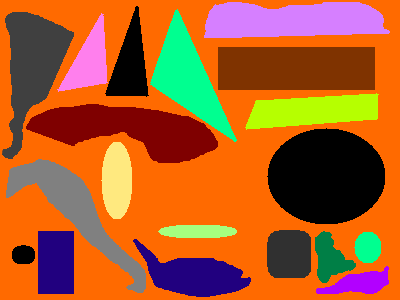
#> input picture test-images/shapes.png, 400 x 300 px
$ python shape_detection.py   (Python 2 division)
#> lines starting #> are read from the running program, lines starting #| are printed output that depends on the picture
### utils/tools.py
__author__ = 'otniel'

import Image
import numpy as np
import random
import matplotlib.pyplot as plt

from math import sqrt, floor

MAX_PIXEL_INTENSITY = 255
HALF_PIXEL_INTENSITY = 127
MIN_PIXEL_INTENSITY = 0


# [8 lines left out: function invert_rgb_image, not called in this run]


def _invert_rgb_pixel(pixel):
    r, g, b = pixel
    return (MAX_PIXEL_INTENSITY - r), (MAX_PIXEL_INTENSITY - g), (MAX_PIXEL_INTENSITY - b)


def grayscale_rgb_image(image):
    print "Grayscaling image..."
    pixels = image.load()
    grayscale_image = Image.new("RGB", image.size)
    grayscale_pixels = grayscale_image.load()
    for y in xrange(image.size[1]):  # height
        for x in xrange(image.size[0]):  # width
            gpx = _get_grayscale_pixel(pixels[x, y])
            grayscale_pixels[x, y] = (gpx, gpx, gpx)
    return grayscale_image


def _get_grayscale_pixel(rgb_pixel):
    red, green, blue = rgb_pixel
    # Weighted sum
    return int(sum([x * y for (x, y) in zip([red, green, blue],
                                            [0.2126, 0.7152, 0.0722])]))  # Intensity coefficients [http://u.to/qEtWCg]


def binarize_rgb_image(image):
    grayscale_image = grayscale_rgb_image(image)
    return binarize_image(grayscale_image)


def binarize_image(image):
    binary_image = image
    binary_pixels = binary_image.load()
    threshold = calculate_image_threshold(image)
    for y in xrange(image.size[1]):  # height
        for x in xrange(image.size[0]):  # width
            bp = _binarize_pixel(binary_pixels[x, y][0], threshold)
            binary_pixels[x, y] = (bp, bp, bp)
    return binary_image


# [18 lines left out: functions _binarize_pixel, calculate_threshold, not called in this run]


def calculate_image_threshold(image):
    data = get_pixels_list(image)
    data = np.array([pixels[0] for pixels in data])
    return calculate_threshold(data)


def _get_lower_group(data, threshold):
    return np.array([value for value in data if value < threshold])


def _get_upper_group(data, threshold):
    return np.array([value for value in data if value > threshold])


# [16 lines left out: functions plot_data, calculate_global_gradient, not called in this run]


def get_pixels_list(image):
    pixels = image.load()
    return np.array([pixels[x, y][0] for y in xrange(image.size[1]) for x in xrange(image.size[0])])


# [6 lines left out: function generate_random_color, not called in this run]


def _get_random_intensity(black_limit=MIN_PIXEL_INTENSITY, white_limit=MAX_PIXEL_INTENSITY):
    return random.randint(black_limit, white_limit)


def generate_color_palette(number_of_colors=5):
    return [generate_random_color() for number in xrange(number_of_colors)]


def get_image_diagonal_distance(image):
    return int(sqrt(image.size[0] ** 2 + image.size[1] ** 2))


def is_border_pixel(pixel):
    return pixel == MAX_PIXEL_INTENSITY


# [58 lines left out: functions image_to_cartesian_coordinates, cartesian_to_image_coordinates, convert_rgb_to_hex, normalize_grayscale_image, not called in this run]


def normalize_rgb_image(image):
    gray_image = grayscale_rgb_image(image)
    return normalize_grayscale_image(gray_image)


# [17 lines that do not run on import are left out]

### homeworks/border_detection.py
import Image
import numpy as np

from masks.mask import Mask
from utils.neighborhoods import CrossNeighborhood
from utils.tools import MAX_PIXEL_INTENSITY
from utils.tools import binarize_rgb_image, calculate_threshold, calculate_global_gradient
from filters.filter import MedianFilter
from math import sqrt, atan2, pi, cos, sin, ceil


def preprocess_image(image):
    image = binarize_rgb_image(image)
    filter = MedianFilter(image)
    preprocessed_image = filter.apply_filter()
    return preprocessed_image


class BorderDetector:
    def __init__(self, image):
        self.image = preprocess_image(image)
        self.neighborhood = CrossNeighborhood(image.size)
        self.border_pixels = []
        self.angles = []
        self.coordinates_rhos_and_theta = []
        self.rho_and_angle = []

    # [14 lines left out: function detect_borders, not called in this run]

    def calculate_gradient_magnitudes(self):
        gradient = self.calculate_gradient()
        return np.array([pixel for pixel in gradient])

    # [26 lines left out: functions calculate_gradient, calculate_horizontal_gradient, calculate_vertical_gradient, draw_image_borders, not called in this run]


# [7 lines that do not run on import are left out]

### homeworks/shape_detection.py
__author__ = 'otniel'

from PIL import Image, ImageDraw

from utils.tools import binarize_rgb_image, generate_random_color
from utils.neighborhoods import BaseNeighborhood
from homeworks.border_detection import BorderDetector
from time import sleep
VISITED_NEIGHBOR_COLOR = 127


class ShapeDetector:
    def __init__(self, image):
        border_detector = BorderDetector(image)
        border_detector.detect_borders()
        self.image = border_detector.draw_image_borders()
        self.border_pixels = border_detector.border_pixels
        self.new_image = Image.new("RGB", self.image.size)
        self.new_pixels = self.new_image.load()
        for border in self.border_pixels:
            self.new_pixels[border] = (255, 255, 255)
        self.pixels = self.image.load()
        self.neighborhood = BaseNeighborhood(image.size)
        self.shapes = []
        self.num_shapes = 0

    # [10 lines left out: function detect_shapes, not called in this run]

    def _is_border(self, pixel_coordinate):
        return pixel_coordinate in self.border_pixels

    def pixel_is_not_visited(self, neighbor):
        return self.pixels[neighbor] != VISITED_NEIGHBOR_COLOR

    # DFS
    # [16 lines left out: function find_shape, not called in this run]

    def visit_pixel(self, pixel, color):
        self.pixels[pixel] = VISITED_NEIGHBOR_COLOR
        self.new_pixels[pixel] = color

    # [13 lines left out: functions draw_shape_locators, print_shape_percentajes, not called in this run]

    def draw_image_shapes(self):
        return self.new_image


class Shape:
    # [17 lines left out: functions __init__, calculate_center_of_mass, get_bounding_box_coordinates, not called in this run]

image = Image.open('../test-images/shapes.png')
#> image is the input picture: PIL image 400x300 RGBA; mean R, G, B, A 171.8, 94.4, 41.7, 255
image = image.convert('RGB')
#> image: PIL image 400x300 RGB
sd = ShapeDetector(image)
#> in grayscale_rgb_image, `grayscale_image = Image.new("RGB", image.size)`: grayscale_image: PIL image 400x300 RGB; every value is 0
#> in binarize_rgb_image, `grayscale_image = grayscale_rgb_image(image)`:
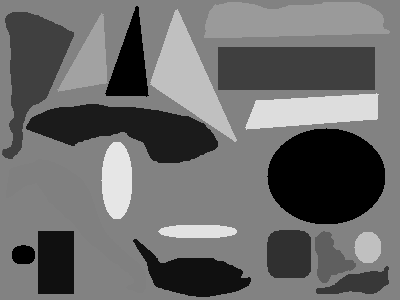
#> grayscale_image: PIL image 400x300 RGB; min 0, max 230, mean 106.9
#> (the run stopped early here; a loop or call above may not have finished)
